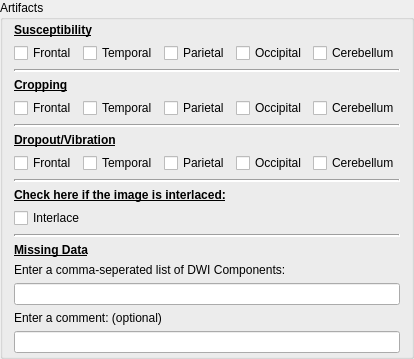
<?xml version="1.0" encoding="UTF-8"?>
<ui version="4.0">
 <class>artifactGroup</class>
 <widget class="QGroupBox" name="artifactGroup">
  <property name="geometry">
   <rect>
    <x>0</x>
    <y>0</y>
    <width>340</width>
    <height>310</height>
   </rect>
  </property>
  <property name="sizePolicy">
   <sizepolicy hsizetype="Minimum" vsizetype="Minimum">
    <horstretch>0</horstretch>
    <verstretch>0</verstretch>
   </sizepolicy>
  </property>
  <property name="windowTitle">
   <string>GroupBox</string>
  </property>
  <property name="title">
   <string>Artifacts</string>
  </property>
  <layout class="QVBoxLayout" name="verticalLayout">
   <property name="spacing">
    <number>6</number>
   </property>
   <property name="topMargin">
    <number>3</number>
   </property>
   <property name="bottomMargin">
    <number>3</number>
   </property>
   <item>
    <widget class="QLabel" name="susceptibility">
     <property name="sizePolicy">
      <sizepolicy hsizetype="Preferred" vsizetype="Minimum">
       <horstretch>0</horstretch>
       <verstretch>0</verstretch>
      </sizepolicy>
     </property>
     <property name="font">
      <font>
       <weight>75</weight>
       <bold>true</bold>
       <underline>true</underline>
      </font>
     </property>
     <property name="text">
      <string>Susceptibility</string>
     </property>
     <property name="textInteractionFlags">
      <set>Qt::NoTextInteraction</set>
     </property>
    </widget>
   </item>
   <item>
    <widget class="QFrame" name="susceptibilityFrame">
     <property name="frameShape">
      <enum>QFrame::NoFrame</enum>
     </property>
     <property name="frameShadow">
      <enum>QFrame::Raised</enum>
     </property>
     <layout class="QHBoxLayout" name="horizontalLayout">
      <property name="margin">
       <number>0</number>
      </property>
      <item>
       <widget class="QCheckBox" name="susceptibility_frontal">
        <property name="text">
         <string>Frontal</string>
        </property>
       </widget>
      </item>
      <item>
       <widget class="QCheckBox" name="susceptibility_temporal">
        <property name="text">
         <string>Temporal</string>
        </property>
       </widget>
      </item>
      <item>
       <widget class="QCheckBox" name="susceptibility_parietal">
        <property name="text">
         <string>Parietal</string>
        </property>
       </widget>
      </item>
      <item>
       <widget class="QCheckBox" name="susceptibility_occipital">
        <property name="text">
         <string>Occipital</string>
        </property>
       </widget>
      </item>
      <item>
       <widget class="QCheckBox" name="susceptibility_cerebellum">
        <property name="text">
         <string>Cerebellum</string>
        </property>
       </widget>
      </item>
     </layout>
    </widget>
   </item>
   <item>
    <widget class="Line" name="line">
     <property name="sizePolicy">
      <sizepolicy hsizetype="Minimum" vsizetype="Minimum">
       <horstretch>0</horstretch>
       <verstretch>0</verstretch>
      </sizepolicy>
     </property>
     <property name="lineWidth">
      <number>2</number>
     </property>
     <property name="orientation">
      <enum>Qt::Horizontal</enum>
     </property>
    </widget>
   </item>
   <item>
    <widget class="QLabel" name="cropping">
     <property name="sizePolicy">
      <sizepolicy hsizetype="Preferred" vsizetype="Minimum">
       <horstretch>0</horstretch>
       <verstretch>0</verstretch>
      </sizepolicy>
     </property>
     <property name="font">
      <font>
       <weight>75</weight>
       <bold>true</bold>
       <underline>true</underline>
      </font>
     </property>
     <property name="text">
      <string>Cropping</string>
     </property>
    </widget>
   </item>
   <item>
    <widget class="QFrame" name="croppingFrame">
     <property name="frameShape">
      <enum>QFrame::NoFrame</enum>
     </property>
     <property name="frameShadow">
      <enum>QFrame::Raised</enum>
     </property>
     <layout class="QHBoxLayout" name="horizontalLayout_2">
      <property name="margin">
       <number>0</number>
      </property>
      <item>
       <widget class="QCheckBox" name="cropping_frontal">
        <property name="text">
         <string>Frontal</string>
        </property>
       </widget>
      </item>
      <item>
       <widget class="QCheckBox" name="cropping_temporal">
        <property name="text">
         <string>Temporal</string>
        </property>
       </widget>
      </item>
      <item>
       <widget class="QCheckBox" name="cropping_parietal">
        <property name="text">
         <string>Parietal</string>
        </property>
       </widget>
      </item>
      <item>
       <widget class="QCheckBox" name="cropping_occipital">
        <property name="text">
         <string>Occipital</string>
        </property>
       </widget>
      </item>
      <item>
       <widget class="QCheckBox" name="cropping_cerebellum">
        <property name="text">
         <string>Cerebellum</string>
        </property>
       </widget>
      </item>
     </layout>
    </widget>
   </item>
   <item>
    <widget class="Line" name="line_2">
     <property name="sizePolicy">
      <sizepolicy hsizetype="Minimum" vsizetype="Minimum">
       <horstretch>0</horstretch>
       <verstretch>0</verstretch>
      </sizepolicy>
     </property>
     <property name="lineWidth">
      <number>2</number>
     </property>
     <property name="orientation">
      <enum>Qt::Horizontal</enum>
     </property>
    </widget>
   </item>
   <item>
    <widget class="QLabel" name="dropOut">
     <property name="sizePolicy">
      <sizepolicy hsizetype="Preferred" vsizetype="Minimum">
       <horstretch>0</horstretch>
       <verstretch>0</verstretch>
      </sizepolicy>
     </property>
     <property name="font">
      <font>
       <weight>75</weight>
       <bold>true</bold>
       <underline>true</underline>
      </font>
     </property>
     <property name="text">
      <string>Dropout/Vibration</string>
     </property>
    </widget>
   </item>
   <item>
    <widget class="QFrame" name="dropOutFrame">
     <property name="frameShape">
      <enum>QFrame::NoFrame</enum>
     </property>
     <property name="frameShadow">
      <enum>QFrame::Raised</enum>
     </property>
     <layout class="QHBoxLayout" name="horizontalLayout_3">
      <property name="margin">
       <number>0</number>
      </property>
      <item>
       <widget class="QCheckBox" name="dropOut_frontal">
        <property name="text">
         <string>Frontal</string>
        </property>
       </widget>
      </item>
      <item>
       <widget class="QCheckBox" name="dropOut_temporal">
        <property name="text">
         <string>Temporal</string>
        </property>
       </widget>
      </item>
      <item>
       <widget class="QCheckBox" name="dropOut_parietal">
        <property name="text">
         <string>Parietal</string>
        </property>
       </widget>
      </item>
      <item>
       <widget class="QCheckBox" name="dropOut_occipital">
        <property name="text">
         <string>Occipital</string>
        </property>
       </widget>
      </item>
      <item>
       <widget class="QCheckBox" name="dropOut_cerebellum">
        <property name="text">
         <string>Cerebellum</string>
        </property>
       </widget>
      </item>
     </layout>
    </widget>
   </item>
   <item>
    <widget class="Line" name="line_3">
     <property name="sizePolicy">
      <sizepolicy hsizetype="Minimum" vsizetype="Minimum">
       <horstretch>0</horstretch>
       <verstretch>0</verstretch>
      </sizepolicy>
     </property>
     <property name="lineWidth">
      <number>2</number>
     </property>
     <property name="orientation">
      <enum>Qt::Horizontal</enum>
     </property>
    </widget>
   </item>
   <item>
    <widget class="QLabel" name="interlace">
     <property name="sizePolicy">
      <sizepolicy hsizetype="Preferred" vsizetype="Minimum">
       <horstretch>0</horstretch>
       <verstretch>0</verstretch>
      </sizepolicy>
     </property>
     <property name="font">
      <font>
       <weight>75</weight>
       <bold>true</bold>
       <underline>true</underline>
      </font>
     </property>
     <property name="text">
      <string>Check here if the image is interlaced:</string>
     </property>
    </widget>
   </item>
   <item>
    <widget class="QFrame" name="interlaceFrame">
     <property name="frameShape">
      <enum>QFrame::NoFrame</enum>
     </property>
     <property name="frameShadow">
      <enum>QFrame::Raised</enum>
     </property>
     <layout class="QHBoxLayout" name="horizontalLayout_4">
      <property name="margin">
       <number>0</number>
      </property>
      <item>
       <widget class="QCheckBox" name="interlace_true">
        <property name="text">
         <string>Interlace</string>
        </property>
       </widget>
      </item>
     </layout>
    </widget>
   </item>
   <item>
    <widget class="Line" name="line_4">
     <property name="sizePolicy">
      <sizepolicy hsizetype="Minimum" vsizetype="Minimum">
       <horstretch>0</horstretch>
       <verstretch>0</verstretch>
      </sizepolicy>
     </property>
     <property name="lineWidth">
      <number>2</number>
     </property>
     <property name="orientation">
      <enum>Qt::Horizontal</enum>
     </property>
    </widget>
   </item>
   <item>
    <widget class="QLabel" name="missingData">
     <property name="sizePolicy">
      <sizepolicy hsizetype="Preferred" vsizetype="Minimum">
       <horstretch>0</horstretch>
       <verstretch>0</verstretch>
      </sizepolicy>
     </property>
     <property name="font">
      <font>
       <weight>75</weight>
       <bold>true</bold>
       <underline>true</underline>
      </font>
     </property>
     <property name="text">
      <string>Missing Data</string>
     </property>
    </widget>
   </item>
   <item>
    <widget class="QLabel" name="missingUserInfo">
     <property name="text">
      <string>Enter a comma-seperated list of DWI Components:</string>
     </property>
    </widget>
   </item>
   <item>
    <widget class="QLineEdit" name="missingDataLineEdit"/>
   </item>
   <item>
    <widget class="QLabel" name="miscComments">
     <property name="text">
      <string>Enter a comment: (optional)</string>
     </property>
    </widget>
   </item>
   <item>
    <widget class="QLineEdit" name="miscCommentsLineEdit"/>
   </item>
  </layout>
 </widget>
 <resources/>
 <connections/>
</ui>
